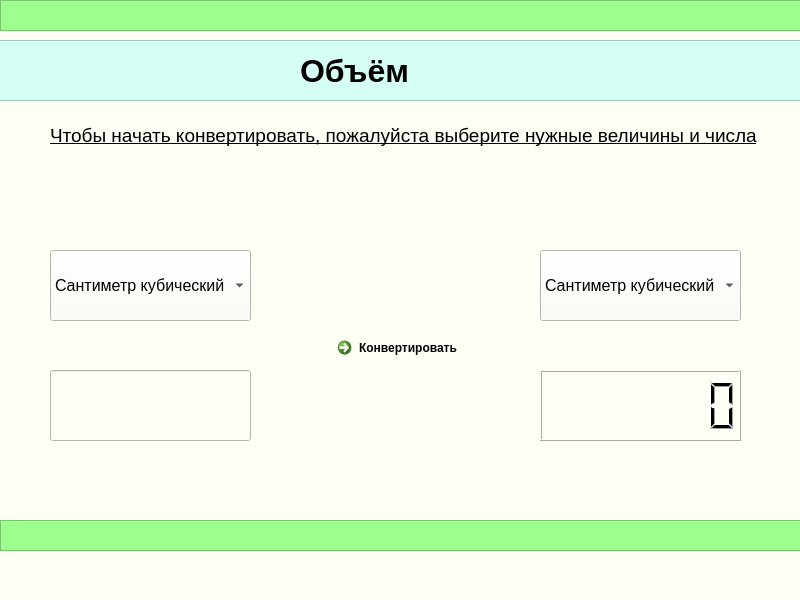
<?xml version="1.0" encoding="UTF-8"?>
<ui version="4.0">
 <class>MainWindow</class>
 <widget class="QMainWindow" name="MainWindow">
  <property name="geometry">
   <rect>
    <x>0</x>
    <y>0</y>
    <width>800</width>
    <height>600</height>
   </rect>
  </property>
  <property name="windowTitle">
   <string>MainWindow</string>
  </property>
  <property name="styleSheet">
   <string notr="true">background-color: rgb(253, 255, 244);</string>
  </property>
  <widget class="QWidget" name="centralwidget">
   <widget class="QFrame" name="frame">
    <property name="geometry">
     <rect>
      <x>0</x>
      <y>0</y>
      <width>801</width>
      <height>31</height>
     </rect>
    </property>
    <property name="styleSheet">
     <string notr="true">background:rgb(157, 255, 142)</string>
    </property>
    <property name="frameShape">
     <enum>QFrame::StyledPanel</enum>
    </property>
    <property name="frameShadow">
     <enum>QFrame::Raised</enum>
    </property>
   </widget>
   <widget class="QFrame" name="frame_2">
    <property name="geometry">
     <rect>
      <x>-10</x>
      <y>40</y>
      <width>811</width>
      <height>61</height>
     </rect>
    </property>
    <property name="styleSheet">
     <string notr="true">
background-color: rgb(213, 255, 244);</string>
    </property>
    <property name="frameShape">
     <enum>QFrame::StyledPanel</enum>
    </property>
    <property name="frameShadow">
     <enum>QFrame::Raised</enum>
    </property>
    <widget class="QLabel" name="label">
     <property name="geometry">
      <rect>
       <x>310</x>
       <y>10</y>
       <width>571</width>
       <height>41</height>
      </rect>
     </property>
     <property name="font">
      <font>
       <pointsize>24</pointsize>
       <weight>75</weight>
       <bold>true</bold>
      </font>
     </property>
     <property name="text">
      <string>Объём</string>
     </property>
    </widget>
   </widget>
   <widget class="QLabel" name="label_2">
    <property name="geometry">
     <rect>
      <x>50</x>
      <y>120</y>
      <width>731</width>
      <height>31</height>
     </rect>
    </property>
    <property name="font">
     <font>
      <pointsize>14</pointsize>
      <underline>true</underline>
     </font>
    </property>
    <property name="text">
     <string>Чтобы начать конвертировать, пожалуйста выберите нужные величины и числа</string>
    </property>
   </widget>
   <widget class="QComboBox" name="comboBox">
    <property name="geometry">
     <rect>
      <x>50</x>
      <y>250</y>
      <width>201</width>
      <height>71</height>
     </rect>
    </property>
    <property name="font">
     <font>
      <pointsize>12</pointsize>
      <weight>50</weight>
      <bold>false</bold>
     </font>
    </property>
    <item>
     <property name="text">
      <string>Сантиметр кубический</string>
     </property>
    </item>
    <item>
     <property name="text">
      <string>Кубический метр</string>
     </property>
    </item>
    <item>
     <property name="text">
      <string>Миллилитр</string>
     </property>
    </item>
    <item>
     <property name="text">
      <string>Литр</string>
     </property>
    </item>
    <item>
     <property name="text">
      <string>Галлон</string>
     </property>
    </item>
    <item>
     <property name="text">
      <string>Баррель</string>
     </property>
    </item>
   </widget>
   <widget class="QComboBox" name="comboBox_2">
    <property name="geometry">
     <rect>
      <x>540</x>
      <y>250</y>
      <width>201</width>
      <height>71</height>
     </rect>
    </property>
    <property name="font">
     <font>
      <pointsize>12</pointsize>
      <weight>50</weight>
      <bold>false</bold>
     </font>
    </property>
    <item>
     <property name="text">
      <string>Сантиметр кубический</string>
     </property>
    </item>
    <item>
     <property name="text">
      <string>Кубический метр</string>
     </property>
    </item>
    <item>
     <property name="text">
      <string>Миллилитр</string>
     </property>
    </item>
    <item>
     <property name="text">
      <string>Литр</string>
     </property>
    </item>
    <item>
     <property name="text">
      <string>Галлон</string>
     </property>
    </item>
    <item>
     <property name="text">
      <string>Баррель</string>
     </property>
    </item>
   </widget>
   <widget class="QLCDNumber" name="lcdNumber_2">
    <property name="geometry">
     <rect>
      <x>540</x>
      <y>370</y>
      <width>201</width>
      <height>71</height>
     </rect>
    </property>
    <property name="font">
     <font>
      <pointsize>18</pointsize>
     </font>
    </property>
    <property name="digitCount">
     <number>7</number>
    </property>
   </widget>
   <widget class="QCommandLinkButton" name="commandLinkButton">
    <property name="geometry">
     <rect>
      <x>330</x>
      <y>330</y>
      <width>241</width>
      <height>41</height>
     </rect>
    </property>
    <property name="text">
     <string>Конвертировать</string>
    </property>
   </widget>
   <widget class="QLineEdit" name="lineEdit">
    <property name="geometry">
     <rect>
      <x>50</x>
      <y>370</y>
      <width>201</width>
      <height>71</height>
     </rect>
    </property>
    <property name="font">
     <font>
      <pointsize>18</pointsize>
     </font>
    </property>
   </widget>
   <widget class="QFrame" name="frame_3">
    <property name="geometry">
     <rect>
      <x>0</x>
      <y>520</y>
      <width>801</width>
      <height>31</height>
     </rect>
    </property>
    <property name="styleSheet">
     <string notr="true">background:rgb(157, 255, 142)</string>
    </property>
    <property name="frameShape">
     <enum>QFrame::StyledPanel</enum>
    </property>
    <property name="frameShadow">
     <enum>QFrame::Raised</enum>
    </property>
   </widget>
  </widget>
  <widget class="QMenuBar" name="menubar">
   <property name="geometry">
    <rect>
     <x>0</x>
     <y>0</y>
     <width>800</width>
     <height>21</height>
    </rect>
   </property>
  </widget>
  <widget class="QStatusBar" name="statusbar"/>
 </widget>
 <resources/>
 <connections/>
</ui>
